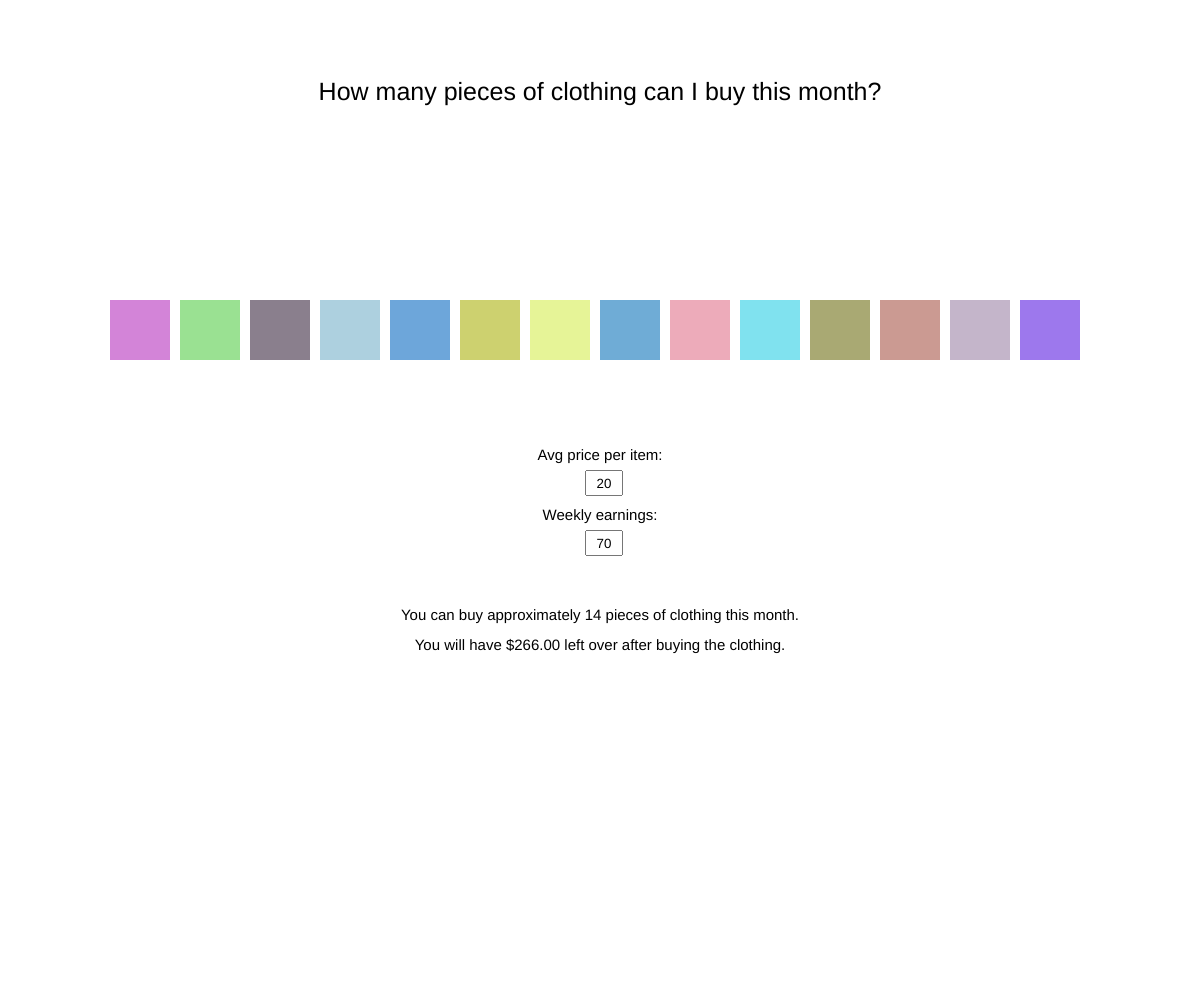
Frame 1 (no input)
Frame 60 (no input): identical to frame 1, image omitted
Frame 120 (the mouse pressed at the canvas centre since frame 60): identical to frame 1, image omitted

The p5.js sketch that drew this single still picture (run headless with seeded random() and noise() and a simulated clock; from frame 60 on, the mouse is pressed at the canvas centre):

// p5.js sketch
// ── sketch.js
var totalAmount = 0;
var change = 0;
var price;
var sal;
var clothingRectangles = []; // An array to store the rectangles
var rectangleColors = []; // An array to store the random colors
var lastPriceValue = ''; // Store the last price value
var lastSalValue = ''; // Store the last salary value

function calculateAmount(itemprice, monthlysalary) {
  // Calculate monthly earnings by multiplying weekly salary by 4
  return (monthlysalary * 4) / itemprice;
}

function centerElements() {
  // Center the price input element
  price.position(windowWidth / 2 - price.width / 2, windowHeight / 2 - 30);

  // Center the sal input element
  sal.position(windowWidth / 2 - sal.width / 2, windowHeight / 2 + 30);
}

function updateChange() {
  // Check if the price or salary values have changed
  if (price.value() !== lastPriceValue || sal.value() !== lastSalValue) {
    lastPriceValue = price.value();
    lastSalValue = sal.value();

    // Check if both inputs have values
    if (lastPriceValue !== '' && lastSalValue !== '') {
      totalAmount = calculateAmount(parseFloat(lastPriceValue), parseFloat(lastSalValue));
      change = (parseFloat(lastSalValue) * 4) - totalAmount;

      // Generate random colors only when values change
      generateRandomColors();
    }
  }
}

function generateRandomColors() {
  // Generate random bright colors and store them in the rectangleColors array
  rectangleColors = [];
  for (var i = 0; i < Math.floor(totalAmount); i++) {
    var colorValue = color(random(100, 255), random(100, 255), random(100, 255));
    rectangleColors.push(colorValue);
  }
}

function windowResized() {
  resizeCanvas(windowWidth, windowHeight);
  centerElements();
}

function setup() {
  createCanvas(windowWidth, windowHeight);

  // Create price input element
  price = createInput();
  price.center();
  price.size(30, 20);
  price.value(20);
  price.style('text-align', 'center');

  // Create sal input element
  sal = createInput();
  sal.center();
  sal.value(70);
  sal.size(30, 20);
  sal.style('text-align', 'center');

  centerElements();
}

function draw() {
  background(255);
  noStroke();
  textAlign(CENTER);
  textSize(25);
  text("How many pieces of clothing can I buy this month?", width / 2, 100);

  // Update the change value when necessary
  updateChange();

  textSize(15);
  text('Avg price per item:', width / 2, height / 2 - 40);
  text('Weekly earnings:', width / 2, height / 2 + 20); // Updated label to "Monthly earnings"

  // Display the result
  text('You can buy approximately ' + Math.floor(totalAmount) + ' pieces of clothing this month.', width / 2, height / 2 + 120);

  // Draw rectangles for each piece of clothing you can buy
  var rectSpacing = 10; // Adjust the spacing between rectangles
  var centerX = width / 2; // Calculate the center of the canvas
  var startY = height / 2 - 200; // Adjust the vertical position
  for (var i = 0; i < Math.floor(totalAmount); i++) {
    var xPos = centerX + (i - Math.floor(totalAmount) / 2) * (60 + rectSpacing); // Position relative to the center
    var yPos = startY;
    var rectWidth = 60;
    var rectHeight = 60;

    push()
    // Use the stored random colors for filling rectangles
    fill(rectangleColors[i]);

    clothingRectangles.push({ x: xPos, y: yPos, w: rectWidth, h: rectHeight });
    rect(xPos, yPos, rectWidth, rectHeight);
    pop()
  }

  if (change.toFixed(2) > 0) {
    text('You will have $' + change.toFixed(2) + ' left over after buying the clothing.', width / 2, height / 2 + 150);
  } else if (change.toFixed(2) == 0) {
    text('You will not have any change.', width / 2, height / 2 + 150);
  }
}

// ── backup.js
var totalAmount = 0;
var change = 0;
var price;
var sal;
var clothingRectangles = []; // An array to store the rectangles
var rectangleColors = []; // An array to store the random colors
var lastPriceValue = ''; // Store the last price value
var lastSalValue = ''; // Store the last salary value

function calculateAmount(itemprice, monthlysalary) {
  // Calculate monthly earnings by multiplying weekly salary by 4
  return (monthlysalary * 4) / itemprice;
}

function centerElements() {
  // Center the price input element
  price.position(windowWidth / 2 - price.width / 2, windowHeight / 2 - 30);

  // Center the sal input element
  sal.position(windowWidth / 2 - sal.width / 2, windowHeight / 2 + 30);
}

function updateChange() {
  // Check if the price or salary values have changed
  if (price.value() !== lastPriceValue || sal.value() !== lastSalValue) {
    lastPriceValue = price.value();
    lastSalValue = sal.value();

    // Check if both inputs have values
    if (lastPriceValue !== '' && lastSalValue !== '') {
      totalAmount = calculateAmount(parseFloat(lastPriceValue), parseFloat(lastSalValue));
      change = (parseFloat(lastSalValue) * 4) - totalAmount;

      // Generate random colors only when values change
      generateRandomColors();
    }
  }
}

function generateRandomColors() {
  // Generate random bright colors and store them in the rectangleColors array
  rectangleColors = [];
  for (var i = 0; i < Math.floor(totalAmount); i++) {
    var colorValue = color(random(100, 255), random(100, 255), random(100, 255));
    rectangleColors.push(colorValue);
  }
}

function windowResized() {
  resizeCanvas(windowWidth, windowHeight);
  centerElements();
}

function setup() {
  createCanvas(windowWidth, windowHeight);

  // Create price input element
  price = createInput();
  price.center();
  price.size(30, 20);
  price.value(20);
  price.style('text-align', 'center');

  // Create sal input element
  sal = createInput();
  sal.center();
  sal.value(70);
  sal.size(30, 20);
  sal.style('text-align', 'center');

  centerElements();
}

function draw() {
  background(255);
  noStroke();
  textAlign(CENTER);
  textSize(25);
  text("How many pieces of clothing can I buy this month?", width / 2, 100);

  // Update the change value when necessary
  updateChange();

  textSize(15);
  text('Avg price per item:', width / 2, height / 2 - 40);
  text('Weekly earnings:', width / 2, height / 2 + 20); // Updated label to "Monthly earnings"

  // Display the result
  text('You can buy approximately ' + Math.floor(totalAmount) + ' pieces of clothing this month.', width / 2, height / 2 + 120);

  // Draw rectangles for each piece of clothing you can buy
  var rectSpacing = 10; // Adjust the spacing between rectangles
  var centerX = width / 2; // Calculate the center of the canvas
  var startY = height / 2 - 200; // Adjust the vertical position
  for (var i = 0; i < Math.floor(totalAmount); i++) {
    var xPos = centerX + (i - Math.floor(totalAmount) / 2) * (60 + rectSpacing); // Position relative to the center
    var yPos = startY;
    var rectWidth = 60;
    var rectHeight = 60;

    push()
    // Use the stored random colors for filling rectangles
    fill(rectangleColors[i]);

    clothingRectangles.push({ x: xPos, y: yPos, w: rectWidth, h: rectHeight });
    rect(xPos, yPos, rectWidth, rectHeight);
    pop()
  }

  if (change.toFixed(2) > 0) {
    text('You will have $' + change.toFixed(2) + ' left over after buying the clothing.', width / 2, height / 2 + 150);
  } else if (change.toFixed(2) == 0) {
    text('You will not have any change.', width / 2, height / 2 + 150);
  }
}
